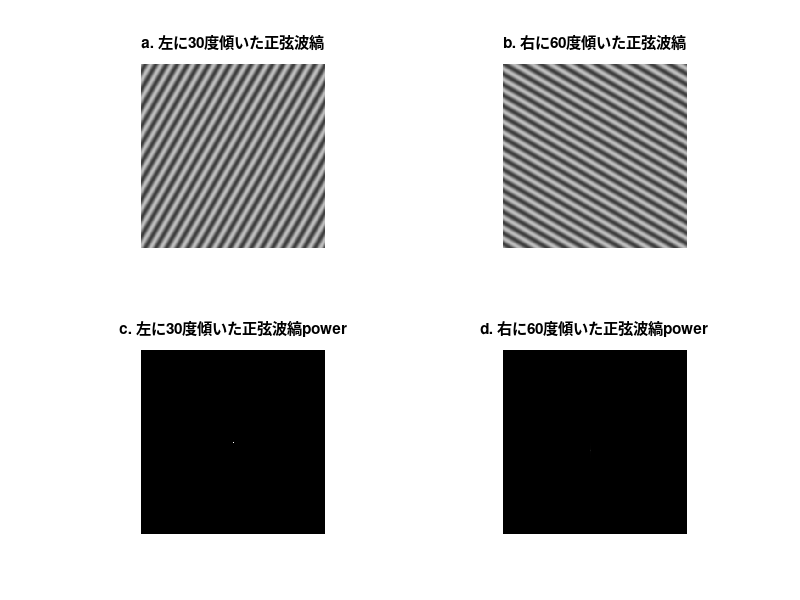

Reproduce this figure in MATLAB.
clear;
close all;

height = 400;
width = 400;

%def vals
contrast = 0.5;
freq = 0.05;
phiLeft30 = -30*(pi/180);
phiRight60 = 60*(pi/180);
avgBright = 255/2;

%predefine
phSinWavePhiLeft30 = zeros(height, width);
phSinWavePhiRight60 = zeros(height, width);

[x,y] = meshgrid(-199:200, 200:-1:-199);
phSinWavePhiLeft30 = avgBright * (1 + contrast * sin(2*pi*freq*(y*sin(phiLeft30) + x*cos(phiLeft30))));
phSinWavePhiRight60 = avgBright * (1 + contrast * sin(2*pi*freq*(y*sin(phiRight60) + x*cos(phiRight60))));

%img -> freq
swpl30Freq = fft2(phSinWavePhiLeft30);
swpl30FreqShifted = fftshift(swpl30Freq);
swpr60Freq = fft2(phSinWavePhiRight60);
swpr60FreqShifted = fftshift(swpr60Freq);

%get non-filtered power
nfp30Power = abs(swpl30FreqShifted);
nfp60Power = abs(swpr60FreqShifted);


%figure from here, no scaling(average bright = half of maximum bright)
figure();
    subplot(2,2,1);
    colormap(gray(256));
    image(phSinWavePhiLeft30);
    title('a. 左に30度傾いた正弦波縞');
    axis off;
    axis image;
    
    subplot(2,2,2);
    colormap(gray(256));
    image(phSinWavePhiRight60);
    title('b. 右に60度傾いた正弦波縞');
    axis off;
    axis image;
    
    subplot(2,2,3);
    colormap(gray);
    imagesc(nfp30Power);
    title('c. 左に30度傾いた正弦波縞power');
    axis off;
    axis image;
    
    subplot(2,2,4);
    colormap(gray);
    imagesc(nfp60Power);
    title('d. 右に60度傾いた正弦波縞power');
    axis off;
    axis image;
    
    %スケーリングによって斜め方向のスペクトルのパワーが小さく見えるが, 中心の白い点と斜め方向のパワーは同じ
    


 